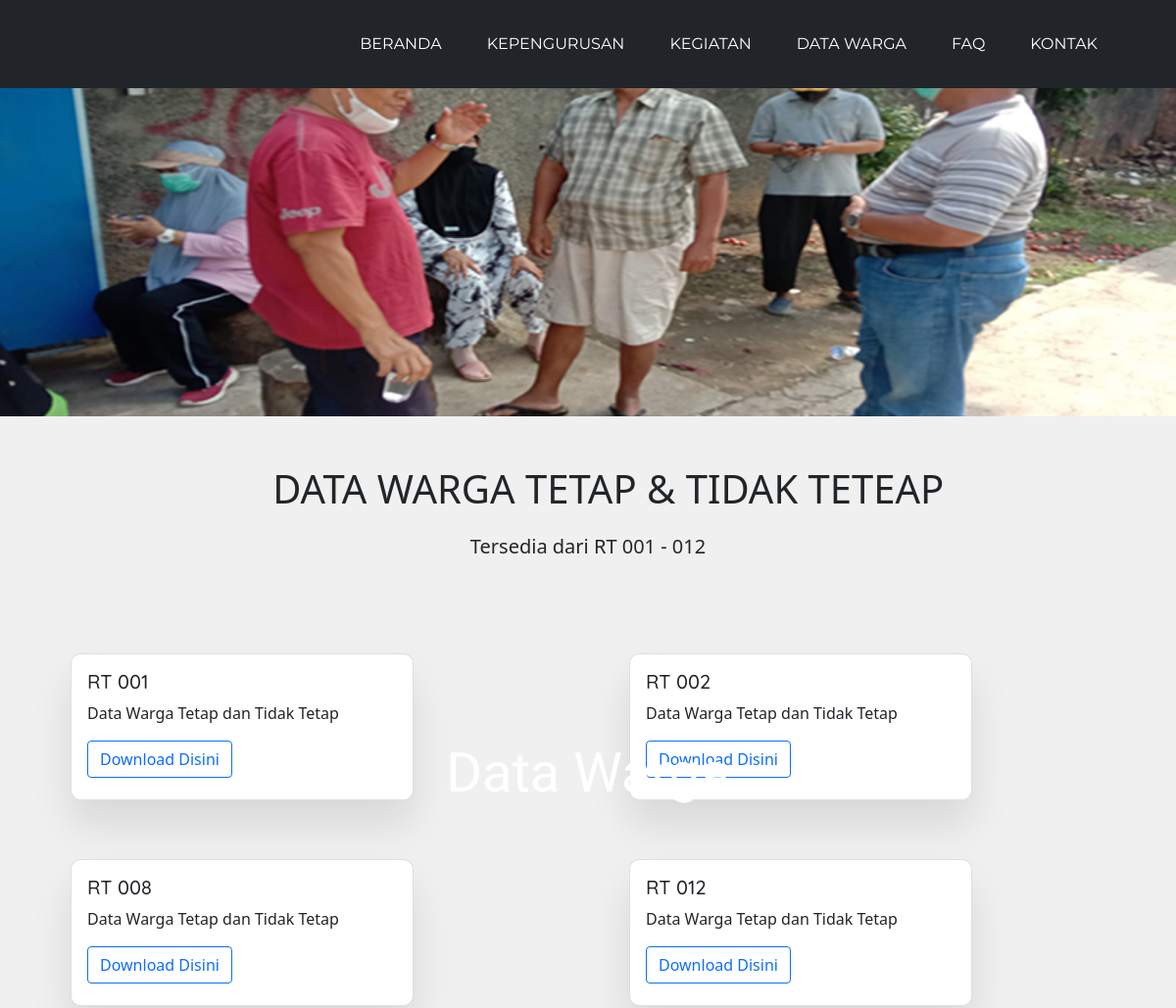
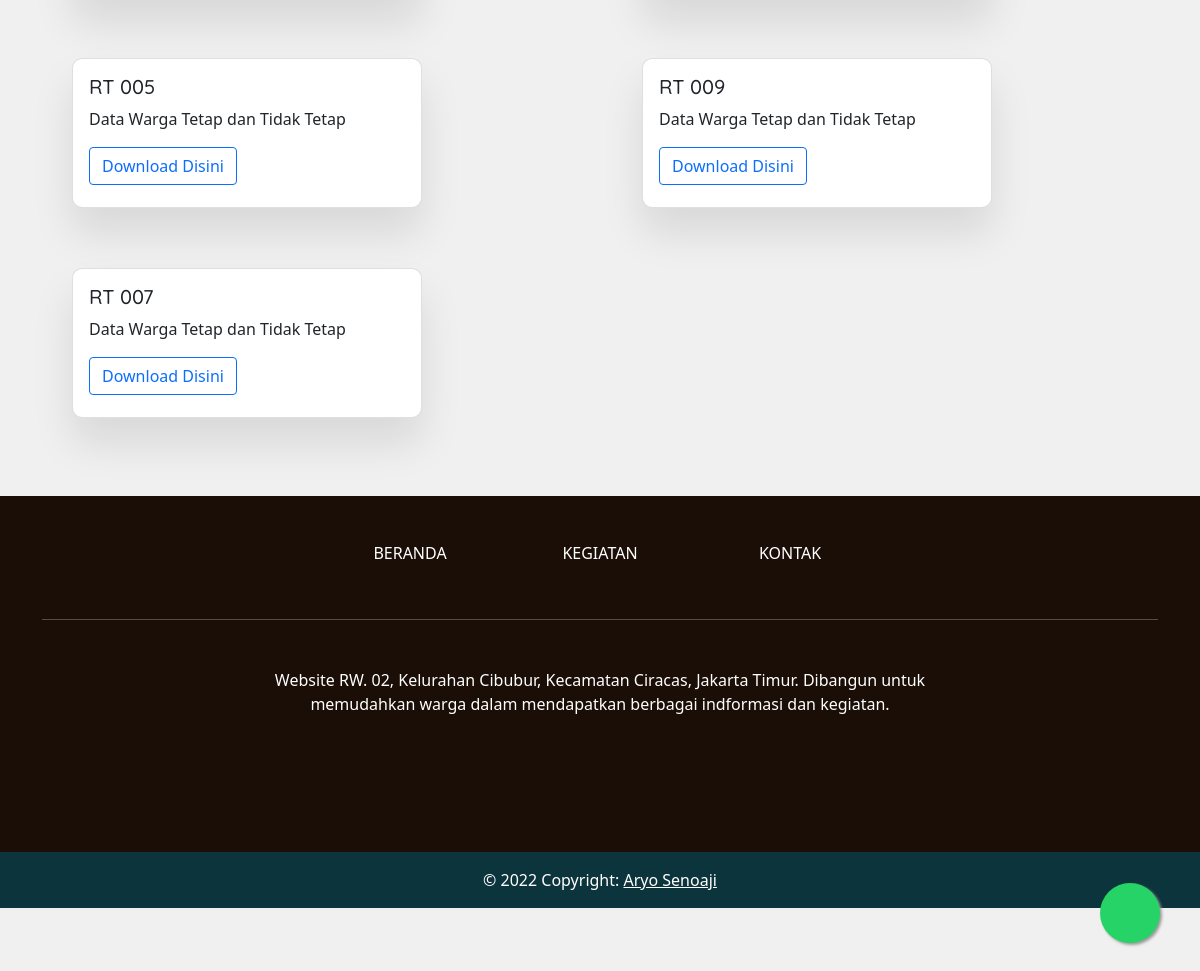
/dataWarga.php, run on the app's committed database (2 pictures, top to bottom).
### tables this page shows
CREATE TABLE `data_warga` (
  `id` int(50) NOT NULL,
  `rt` varchar(100) NOT NULL,
  `link` varchar(100) NOT NULL
);

### admin/functions.php (called while the page is built, shortened)
<?php
$koneksidb = mysqli_connect("localhost", "root", "", "rw02");
function query($query) {
	global $koneksidb;
	$result = mysqli_query($koneksidb, $query);
	$rows = [];
	while( $row = mysqli_fetch_assoc($result) ) {
		$rows[] = $row;
	}
	return $rows;
}
?>

### dataWarga.php (the view, shortened to what this page needs)
<?php
require 'admin/functions.php';
$warga = query("SELECT * FROM data_warga");
?>
<!DOCTYPE html>
<html lang="en">
<head>
    <link rel="stylesheet" href="asset/css/bootstrap.min.css">
	<link rel="stylesheet" href="asset/fontawesome-5-pro/css/all.min.css">
	<link rel="stylesheet" href="style4.css">
</head>
<body>
<nav class="navbar fixed-top navbar-expand-lg navbar-dark bg-dark p-md-3">
	<div class="container">
  <a class="fs-2 navbar-brand" href="https://goo.gl/maps/NhRvovGp2Upx1f4a8"><i class="fad fa-starship"></i></a>
	<div class="collapse navbar-collapse" id="navbarNav">
		<ul class="navbar-nav">
			<li class="nav-item">
				<a class="nav-link text-white" href="beranda.php">BERANDA</a>
			</li>
			<li class="nav-item">
				<a class="nav-link text-white" href="kepengurusan.php">KEPENGURUSAN</a>
			</li>
			<li class="nav-item">
				<a class="nav-link text-white" href="kegiatan.php">KEGIATAN</a>
			</li>
			<li class="nav-item">
				<a class="nav-link text-white" href="#">DATA WARGA</a>
			</li>
			<li class="nav-item">
				<a class="nav-link text-white" href="beranda.php#faq">FAQ</a>
			</li>
			<li class="nav-item">
				<a class="nav-link text-white" href="kontak.php">KONTAK</a>
			</li>
		</ul>
		</div>
	</div>
</nav>
<div class="jumbotron jumbotron-fluid">
	  <div class="container tittle">
		<h1 class="display-4">Data Warga</h1>
	  </div>
	</div>
<div class="container">
    <div class="row justify-content-center mb-5 subJudul">
        <div class="col-lg-10">
            <h2><i class="fal fa-file-user"></i> DATA WARGA TETAP & TIDAK TETEAP</h2>
                <p>Tersedia dari RT 001 - 012</p>
        </div>
    </div>
<div class="row">
  <?php foreach( $warga as $row ) : ?>
    <div class="col">
        <div class="card">
            <div class="card-body">
                <h5 class="card-title">RT <?= $row["rt"]; ?></h5>
                <p class="card-text">Data Warga Tetap dan Tidak Tetap</p>
                <a href="<?= $row["link"]; ?>" class="btn btn-outline-primary" target="blank">Download Disini</a>
            </div>
          </div>
        </div>
    <?php endforeach; ?>
</div>
<a href="https://wa.me/6285717134573" class="floatWa" target="_blank">
  <i class="fab  fa-whatsapp my-float"></i>
</a>
</div>
<footer class="text-center text-white" style="background-color: #1A0E06">
    <div class="container">
      <section class="mt-5">
        <div class="row text-center d-flex justify-content-center pt-5">
          <div class="col-md-2">
            <h6 class="text-uppercase font-weight-bold">
              <a href="beranda.php" class="text-white underlineFooter">Beranda</a>
            </h6>
          </div>
          <div class="col-md-2">
            <h6 class="text-uppercase font-weight-bold">
              <a href="kegiatan.php" class="text-white underlineFooter">Kegiatan</a>
            </h6>
          </div>
          <div class="col-md-2">
            <h6 class="text-uppercase font-weight-bold">
              <a href="kontak.php" class="text-white underlineFooter">Kontak</a>
            </h6>
          </div>
        </div>
      </section>
      <hr class="my-5" />
      <section class="mb-5">
        <div class="row d-flex justify-content-center">
          <div class="col-lg-8">
            <p>
              Website RW. 02, Kelurahan Cibubur, Kecamatan Ciracas, Jakarta Timur. Dibangun untuk memudahkan warga dalam mendapatkan berbagai indformasi dan kegiatan.
            </p>
          </div>
        </div>
      </section>
      <section class="text-center mb-5">
        <a href="" class="text-white me-4 underlineFooter">
          <i class="fab fa-facebook-f"></i>
        </a>
        <a href="https://www.youtube.com/channel/UCUCnMfN2wEJ0crEZrsHe7hA" class="text-white me-4 underlineFooter">
          <i class="fab fa-youtube"></i>
        </a>
        <a href="" class="text-white me-4 underlineFooter">
            <i class="fal fa-globe-europe"></i>
        </a>
        <a href="" class="text-white me-4 underlineFooter">
          <i class="fab fa-instagram"></i>
        </a>
      </section>
    </div>
    <div
         class="text-center p-3"
         style="background-color: #0C343D"
         >
      © 2022 Copyright:
      <a class="text-white" href="https://www.facebook.com/iyorji"
         >Aryo Senoaji</a
        >
    </div>
  </footer>
</body>
</html>

### style4.css (style rules this page uses)
body { overflow-x: hidden; background-color: #f0f0f0; }
.navbar { font-family: 'Montserrat', sans-serif; }
.navbar-brand { font-size: 32px; }
.jumbotron { background-image: url("img/banner6.jpg"); background-size: cover; height: 500px; text-align: center; }
.jumbotron { color: white; z-index: 100; }
.tittle { position: absolute; left: 50%!important; z-index: 10; color: #fff; text-align: center; top: 40%!important; transform: translate(-50%, -50%); width: fit-content; padding: 50px; font-family: Viga; }
.jumbotron .display-4 { font-weight: 500; text-shadow: 1px 1px 1px rgba(0,0,0,0,8); margin-bottom: 30px; }
.card { width: 350px; height: 150px; border-radius: 10px; margin: 30px; box-shadow: 0px 25px 42px rgba(0, 0, 0, 0.1); }
.card-body h5 { font-family: Quicksand; }
.card-body p { font-weight: 300; }
.underlineFooter { text-decoration: none; }
.subJudul { margin-top: 50px; }
.subJudul h2 { text-align: center; font-weight: 350; text-transform: uppercase; font-size: 40px; margin-bottom: 20px; }
.subJudul p { text-align: center; font-weight: 200; font-size: 20px; }
.floatWa { position:fixed; width:60px; height:60px; bottom:40px; right:40px; background-color:#25d366; color:#FFF; border-radius:50px; text-align:center; font-size:30px; box-shadow: 2px 2px 3px #999; z-index:100; }
.my-float { margin-top:16px; }
@media (min-width: 992px) { .nav-link { text-transform: uppercase; margin-right: 30px; } }
@media (min-width: 992px) { .jumbotron { margin-top: -75px; } }

### data on the page
data_warga: rt "001"
data_warga: rt "002"
data_warga: rt "008"
data_warga: rt "012"
data_warga: rt "005"
data_warga: rt "009"
data_warga: rt "007"
